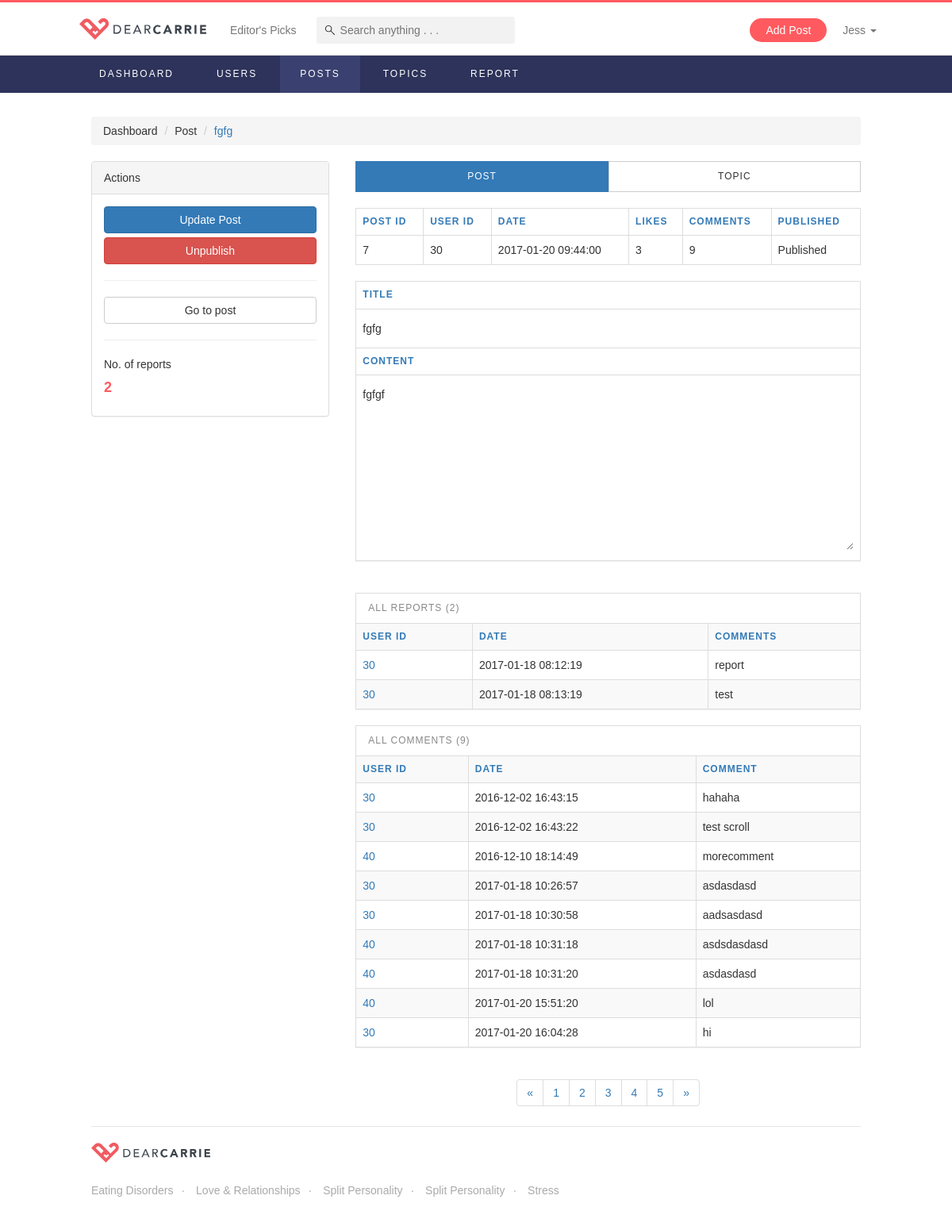
The app's page /postDetails?postID=7 (signed in), older data.
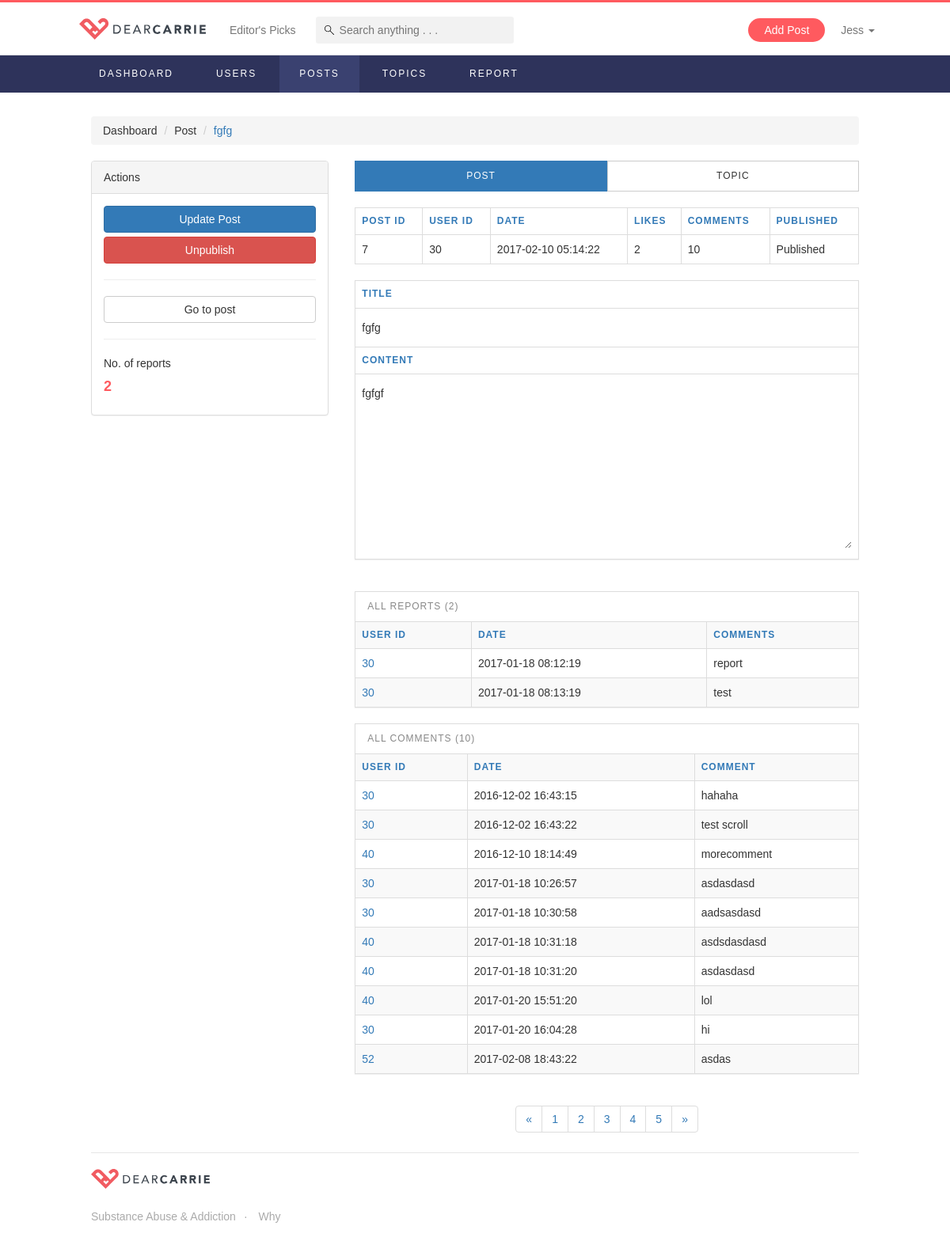
The same page, newer data.
### tables this page shows
CREATE TABLE `posts` (
  `id` int(11) NOT NULL,
  `userid` int(11) DEFAULT NULL,
  `title` varchar(255) DEFAULT NULL,
  `description` text,
  `timestamp` timestamp NOT NULL DEFAULT CURRENT_TIMESTAMP ON UPDATE CURRENT_TIMESTAMP,
  `score` double NOT NULL DEFAULT '0',
  `likes` int(11) NOT NULL DEFAULT '0',
  `comments` int(11) NOT NULL DEFAULT '0',
  `views` int(11) NOT NULL DEFAULT '0',
  `published` int(11) NOT NULL DEFAULT '1'
);

CREATE TABLE `reports` (
  `id` int(11) NOT NULL,
  `userid` int(11) NOT NULL,
  `itemid` int(11) NOT NULL,
  `comment` varchar(255) NOT NULL,
  `seen` varchar(255) NOT NULL DEFAULT '0',
  `type` varchar(10) NOT NULL,
  `date` timestamp NOT NULL DEFAULT CURRENT_TIMESTAMP
);

CREATE TABLE `comments` (
  `id` int(11) NOT NULL,
  `userid` int(11) NOT NULL,
  `postid` int(11) NOT NULL,
  `datetime` timestamp NOT NULL DEFAULT CURRENT_TIMESTAMP ON UPDATE CURRENT_TIMESTAMP,
  `likes` int(11) NOT NULL,
  `comment` varchar(255) NOT NULL,
  `published` int(11) NOT NULL DEFAULT '1'
);

CREATE TABLE `topics` (
  `id` int(11) NOT NULL,
  `main_image` varchar(255) NOT NULL,
  `background` varchar(255) NOT NULL,
  `title` varchar(255) NOT NULL,
  `short_desc` varchar(255) NOT NULL,
  `description` text NOT NULL,
  `date` timestamp NOT NULL DEFAULT CURRENT_TIMESTAMP ON UPDATE CURRENT_TIMESTAMP,
  `followers` int(11) NOT NULL DEFAULT '0',
  `posts` int(11) NOT NULL DEFAULT '0',
  `url` varchar(255) NOT NULL,
  `tel` varchar(255) NOT NULL,
  `type` varchar(255) NOT NULL,
  `order_num` int(11) NOT NULL,
  `score` double NOT NULL DEFAULT '0',
  `published` int(11) NOT NULL DEFAULT '1'
);

### controllers/commonFunctions.php (called while the page is built, shortened)
<?php
function connectToDataBase() {
	$theLineToDatabase =  mysqli_connect("localhost","root","root","dearcarrie");
	if(!$theLineToDatabase) {
		header("location: error.php?msg=Database connection first error");
		exit();
	}
	else {
	  return $theLineToDatabase;
	}
}
function getPostByID($id) {
	$conn = connectToDataBase();
	$sql = "SELECT * FROM posts WHERE id = '$id'";
	$result = $conn->query($sql);
	$value = $result->fetch_assoc();
	return $value;
}
function displayAllTopicsOrderByTitleAsc() {
	$conn = connectToDataBase();
	$sql = "SELECT * FROM topics ORDER BY title ASC";
	$result = $conn->query($sql);
	$resArr = array();
	if ($result->num_rows > 0) {
		 while($row = $result->fetch_assoc()) {
			 $resArr[] = $row;
		 }
	} else {
	}
	return $resArr;
}
function getAllCommentsByPostID($id) {
	$conn = connectToDataBase();
	$sql = "SELECT * FROM comments WHERE postid = $id";
	$result = $conn->query($sql);
	$resArr = array();
	if ($result->num_rows > 0) {
		 while($row = $result->fetch_assoc()) {
			 $resArr[] = $row;
		 }
	} else {
	}
	return $resArr;
}
function displayPubStatus($status) {
	if ($status) {
		return "Published";
	}
	else {
		return "Unpublished";
	}
}
function countPostLikes($id) {
	$conn = connectToDataBase();
	$sql = "SELECT COUNT(*) AS total FROM post_like WHERE postid='$id'";
	$result = $conn->query($sql);
	$value = $result->fetch_assoc();
	return $value["total"];
}
function countCommentsByPostID($id) {
	$conn = connectToDataBase();
	$sql = "SELECT COUNT(*) AS total FROM comments WHERE postid='$id'";
	$result = $conn->query($sql);
	$value = $result->fetch_assoc();
	return $value["total"];
}
function getAllReportsByPostID($postid) {
	$conn = connectToDataBase();
	$sql = "SELECT * FROM reports WHERE itemid = '$postid' AND type = 'post'";
	$result = $conn->query($sql);
	$resArr = array();
	if ($result->num_rows > 0) {
		 while($row = $result->fetch_assoc()) {
			 $resArr[] = $row;
		 }
	} else {
	}
	return $resArr;
}
?>

### postDetails.php (the view, shortened to what the changed rows need)
<!DOCTYPE html>
<?php include('controllers/templates.php'); ?>
<?php
  $postID = $_GET["postID"];
  $post = getPostByID($postID);
  $topics = displayAllTopicsOrderByTitleAsc();
  $reports = getAllReportsByPostID($postID);
  $comments = getAllCommentsByPostID($postID);
?>
<html lang="en">
  <?php head("Dear Carrie - Admin Post Details"); ?>
  <body>
    <div class="page-container-admin">
        <ol class="breadcrumb">
            <li><a href="dashboard">Dashboard</a></li>
            <li><a href="postList">Post</a></li>
            <li class="active"><?=$post["title"];?></li>
        </ol>
        <div class="row">
            <form action="updatePostProcess" method="post" class="editable-fields">
                <div class="col-sm-8">
                <div id="postDiv">
                    <table class="table table-bordered">
                        <tr>
                            <th>Post ID</th>
                            <th>User ID</th>
                            <th>Date</th>
                            <th>Likes</th>
                            <th>Comments</th>
                            <th>Published</th>
                        </tr>
                        <tr>
                            <td><?=$post["id"];?><input type="hidden" name="postid" value="<?=$post["id"];?>"></td>
                            <td><a href="userDetails?userID=<?=$post["userid"];?>"><?=$post["userid"];?></a></td>
                            <td><?=$post["timestamp"];?></td>
                            <td><?= countPostLikes($post["id"]); ?></td>
                            <td><?= countCommentsByPostID($post["id"]); ?></td>
                            <td><?php echo displayPubStatus($post["published"]);?></td>
                        </tr>
                    </table>
                    <div class="panel panel-default summary-panel mBottom-40">
                        <table class="table table-bordered">
                            <tr>
                                <th>Title</th>
                            </tr>
                            <tr>
                                <td><input name="title" type="text" value="<?=$post["title"];?>"></td>
                            </tr>
                            <tr>
                                <th>Content</th>
                            </tr>
                            <tr>
                                <td>
                                  <textarea name="desc" rows="10"><?=$post["description"];?></textarea>
                                </td>
                            </tr>
                        </table>
                    </div>
                    <div class="panel panel-default summary-panel">
                        <table class="table table-hover table-bordered table-striped">
                            <tr>
                                <th>User ID</th>
                                <th>Date</th>
                                <th>Comments</th>
                            </tr>
                            <?php foreach ($reports as $report) { ?>
                            <tr>
                                <td><a href="userDetails" class="admin-sec-color"><?=$report["userid"];?></a></td>
                                <td><?=$report["date"];?></td>
                                <td><a href="reportDetails?reportID=<?=$report["id"];?>"><?=$report["comment"];?></a></td>
                            </tr>
                            <?php } ?>
                        </table>
                    </div>
                    <div class="panel panel-default summary-panel">
                        <div class="panel-heading">All Comments (<?=countCommentsByPostID($postID);?>)</div>
                        <table class="table table-hover table-bordered table-striped">
                            <tr>
                                <th>User ID</th>
                                <th>Date</th>
                                <th>Comment</th>
                            </tr>
                            <?php foreach ($comments as $comment) { ?>
                            <tr>
                                <td><a href="userDetails" class="admin-sec-color"><?=$comment["userid"];?></a></td>
                                <td><?=$comment["datetime"];?></td>
                                <td><a href="commentDetails?commentID=<?=$comment["id"];?>"><?=$comment["comment"];?></a></td>
                            </tr>
                            <?php } ?>
                        </table>
                    </div>
                </div>
            </form>
        </div>
    </div>
    <?php footer(); ?>
  </body>
</html>

### controllers/templates.php (shortened to what the changed rows need)
<?php
  include('commonFunctions.php');
?>
<?php
function head($title){
?>
  <head>
    <link href="css/bootstrap.min.css" rel="stylesheet">
    <link href="css/animate.css" rel="stylesheet">
    <link href="css/style.css" rel="stylesheet">
  </head>
<?php
}
?>
<?php
function footer() {
  $topics = displayAllTopicsOrderByTitleAsc();
?>
  <footer class="footer">
    <div class="page-container">
      <div class="row">
        <div class="col-sm-12">
          <ul>
            <?php
              $i = 1;
              foreach($topics as $topic) {
                if ($i % 1 == 0) {
            ?>
                <li><a href="topicDetails?topicID=<?=$topic['id'];?>"><?=$topic["title"];?></a></li>
            <?php
                }
                $i++;
              }
            ?>
          </ul>
        </div>
      </div>
    </div>
  </footer>
<?php
}
?>

Row changes from the older to the newer data that the page shows:
removed topics: title "Eating Disorders"
removed topics: title "Love & Relationships"
removed topics: title "Split Personality"
removed topics: title "Split Personality"
removed topics: title "Stress"
changed posts "fgfg": timestamp "2017-01-20 09:44:00" → "2017-02-10 05:14:22"
added comments: userid "52", datetime "2017-02-08 18:43:22", comment "asdas"
added topics: title "Substance Abuse & Addiction"
added topics: title "Why"
Text that changed along with them:
countPostLikes($post["id"]): "3" → "2"
countCommentsByPostID($post["id"]): "9" → "10"
countCommentsByPostID($postID): "9" → "10"
